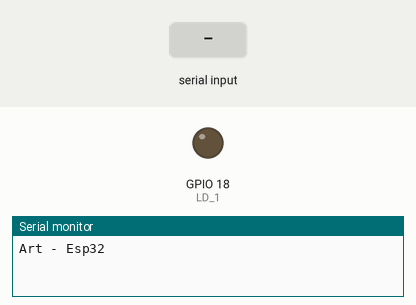
Recording of a sketch running on a simulated ESP32. On the bench: output pins drawn as LEDs (lit = HIGH), the last lines printed to the serial monitor. The inputs (shaded band) are chosen by the test bench.

Above: at 1.2 s.
1.3 s: "on\n" received over Serial
At 2.5 s:
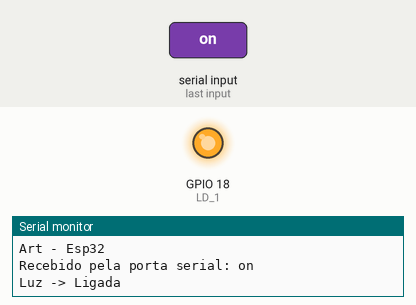
2.8 s: "off\n" received over Serial
At 3.8 s:
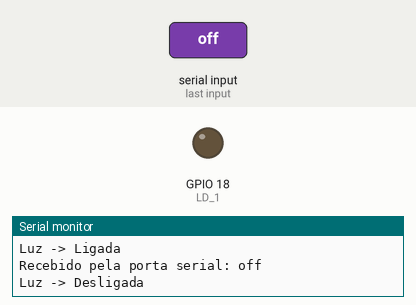
Timing chart, 0 to 5.8 s (numbered marks = the images above; inputs shaded):
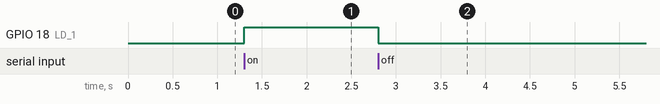

The sketch:

read_serial.ino
```cpp
/* Leitura da porta serial usb conctada com o Esp32
 * Nesse arquivo planejo criar um sketch de leitura de porta seria completa
 * para retirar a necessidade de ler na função loop
 */

#define LD_1 18

// Variaveis globais
String frase("");

// Função para ligar led com resposta da porta serial
bool turn_on_light(String input){
  if(input == "on"){
    digitalWrite(LD_1, HIGH);
    Serial.println("Luz -> Ligada");
    return 1;
  }else if(input == "off"){
    digitalWrite(LD_1, LOW);
    Serial.println("Luz -> Desligada");
    return 1;
  }
  Serial.println("Comando não reconhecido");
  return 0;
}

void setup() {
  // Inicialização da porta serial
  Serial.begin(9600);

  pinMode(LD_1, OUTPUT);

  Serial.println("Art - Esp32");
}

void loop() {
  // Verifica se tem movimentação de dados pela porta serial
  if(Serial.available() > 0){
    // Le de forma de loop a string de entrada
    char aux = Serial.read();

    // Verificação de estado de parada
    if(aux != '\n'){
      // Concatena entrada em uma variavel final
      frase = frase + aux;

    }else{
      // Imprime na tela o texto recebido pela porta serial
      Serial.print("Recebido pela porta serial: ");
      Serial.println(frase);

      // Chamada de função de controle de luz
      if (turn_on_light(frase) != 1){
        Serial.println("Erro: função turn_on_light() não foi executada corretamente");
      }

      // Reseta a variavel frase para poder receber novos dados
      frase = String("");
    }
  }
}
```

Measured:
- after the input at 1.3 s, GPIO 18 (LD_1): LOW → HIGH at once
- after the input at 2.8 s, GPIO 18 (LD_1): HIGH → LOW at once
